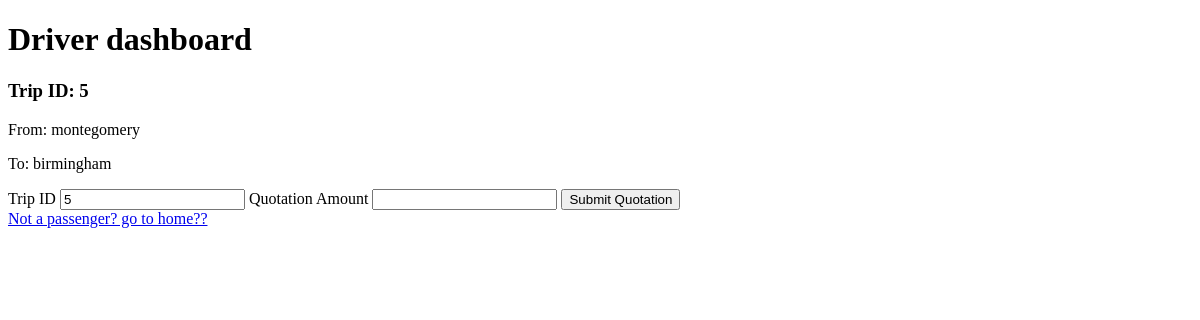
Page /driver_dashboard on the earlier database version.
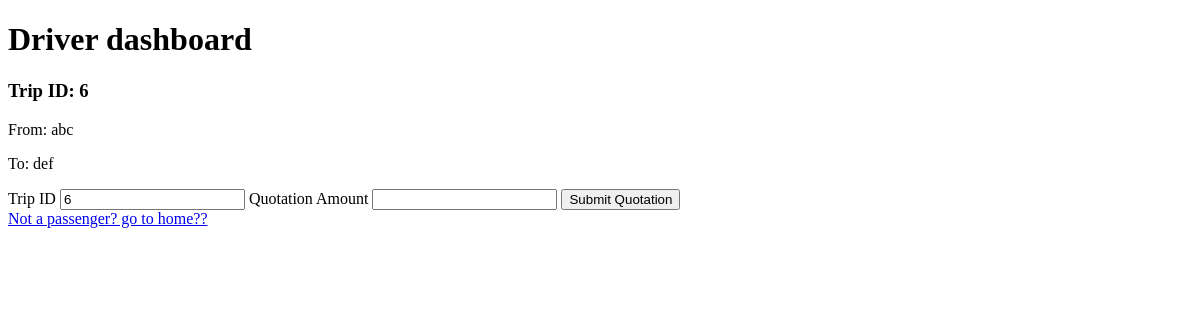
Same page on the later database version.
### models.py (models this page shows, shortened)
class Trip(db.Model):
    __tablename__ = "trips"
    id = db.Column(db.Integer, primary_key=True)
    driver_id = db.Column(db.Integer, db.ForeignKey('users.id'), nullable=True)
    passenger_id = db.Column(db.Integer, db.ForeignKey('users.id'), nullable=False)
    from_location = db.Column(db.String(100), nullable=False)
    to_location = db.Column(db.String(100), nullable=False)
    quotations = relationship("Quotation",backref="trip_quotations",overlaps="quotations_trip")
    driver = relationship("User", foreign_keys=[driver_id], backref="trips_as_driver_rel",overlaps="rides_as_driver")
    passenger = relationship("User", foreign_keys=[passenger_id], backref="trips_as_passenger_rel",overlaps="rides_as_passenger")

### main.py (the view, shortened to what this page needs)
@login_required
@app.route('/driver_dashboard', methods=['GET', 'POST'])
def driver_dashboard():
    subquery = db.session.query(Quotation.trip_id)
    available_trips = db.session.query(Trip).outerjoin(Quotation).filter(Quotation.id.is_(None)).filter(Trip.driver_id.is_(None)).all()
    print(f'************************available trips****************** {available_trips}')
    quotation_form = QuotationForm()
    print(f'===============available trips {len(available_trips)}')
    return render_template('driver_dashboard.html', available_trips=available_trips, quotation_form=quotation_form)

### forms.py
class QuotationForm(FlaskForm):
    trip_id = IntegerField('Trip ID',validators=[DataRequired()])
    quotation_amount = FloatField('Quotation Amount', validators=[DataRequired()])
    submit = SubmitField('Submit Quotation')

### templates/driver_dashboard.html (shortened to what this page needs)
<!DOCTYPE html>
<html lang="en">
<head>
</head>
<body>
    <h1>Driver dashboard</h1>
{% for trip in available_trips %}
    <h3>Trip ID: {{ trip.id }}</h3>
    <p>From: {{ trip.from_location }}</p>
    <p>To: {{ trip.to_location }}</p>
    <form method="POST" action="{{ url_for('driver_dashboard') }}">
       {{quotation_form.trip_id.label}} {{ quotation_form.trip_id(value=trip.id) }}
       {{quotation_form.quotation_amount.label}} {{ quotation_form.quotation_amount() }}
        {{ quotation_form.submit }}
    </form>
{% endfor %}
    <a href=" {{url_for('index')}}">Not a passenger? go to home??</a>
</body>
</html>

Differences in the rows shown:
no longer on this page (row unchanged): Trip: id "5", from_location "montegomery", to_location "birmingham", trip_id.label "Trip ID", trip_id "5", quotation_amount.label "Quotation Amount"
added Trip: id "6", from_location "abc", to_location "def", trip_id.label "Trip ID", trip_id "6", quotation_amount.label "Quotation Amount"
